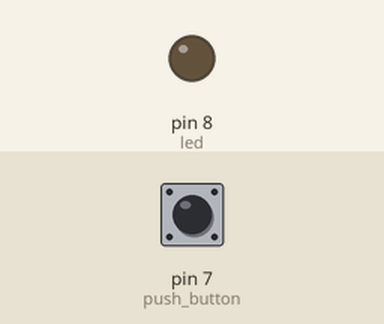
Recording of a sketch running on a simulated Arduino Uno, built with avr-gcc and run on an emulated ATmega328P. On the bench: output pins drawn as LEDs (lit = HIGH). Inputs (shaded band) come from the test bench; at power-on: pin 7 (push_button) LOW.

Above: at 1.8 s.
1.9 s: pin 7 (push_button) pulled HIGH for 0.15 s
At 1.97 s:
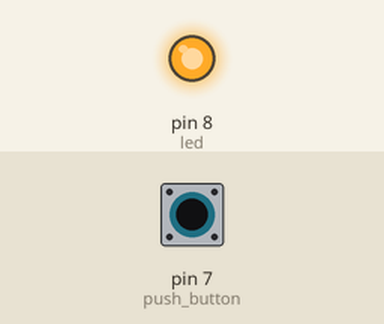
3.5 s: pin 7 (push_button) pulled HIGH for 3.2 s
At 7.0 s:
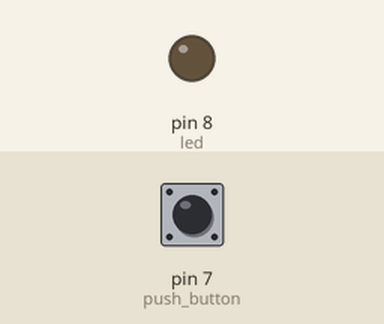
Timing chart, 0 to 8.5 s (numbered marks = the images above; inputs shaded):
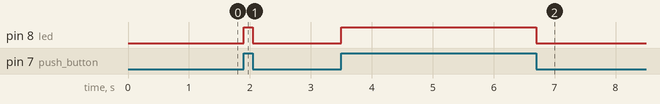

Measured:
- after the input at 1.9 s, pin 8 (led): LOW → HIGH at once, → LOW 0.15 s later
- after the input at 3.5 s, pin 8 (led): LOW → HIGH at once, → LOW 3.2 s later

The sketch:

Ledon_switch_on.ino
```cpp
#include <Arduino_FreeRTOS.h>


void switch_led(void *parm);
const uint8_t led = 8;
const uint8_t push_button = 7;
TaskHandle_t Taskhandle1;
void setup() {
 Serial.begin(9600);
 delay(1000);
 pinMode(led,OUTPUT);
 pinMode(push_button,INPUT);
 digitalWrite(led,LOW);
 xTaskCreate(switch_led,"switch_led",100,NULL,1,&Taskhandle1);
 vTaskStartScheduler();

}

void loop() {
  // put your main code here, to run repeatedly:

}


void switch_led(void *parm)
{

 while(1)
  {

    if(digitalRead(push_button)==1)
     {
      digitalWrite(led,HIGH);

      while(digitalRead(push_button)==1);
     }
     else
     {
     digitalWrite(led,LOW);
      while(digitalRead(push_button)==0);


     }

  }

}
```

LED_SWITCH_RTOS.c
```cpp
#include <Arduino_FreeRTOS.h>

const int led =8;
const int push_button =7;

void red_led(void * parm);
void serial_print(void *param);
void push_but_read(void *param) ;
TaskHandle_t taskhandle1;
TaskHandle_t taskhandle2;
TaskHandle_t taskhandle3;
void setup() {
  Serial.begin(9600);
  xTaskCreate(red_led,"red_led",100,NULL,2,&taskhandle1);
  xTaskCreate(serial_print,"serial_print",100,NULL,1,&taskhandle2);
  xTaskCreate(push_but_read,"push_but_read",100,NULL,1,&taskhandle3);
  vTaskStartScheduler();
  pinMode(led,OUTPUT);
  pinMode(push_button,INPUT_PULLUP);
  digitalWrite(led,0);
  delay(5000);

}

void loop() {


}


void red_led(void * parm)
{

  while(2)
  {
     digitalWrite(led,1);
     vTaskDelay(1000/portTICK_PERIOD_MS);
     digitalWrite(led,0);
     vTaskDelay(1000/portTICK_PERIOD_MS);

  }
 }

void serial_print(void *param)
{
  while(2)
  {
  Serial.println("Hellow\n");
  vTaskDelay(3000/portTICK_PERIOD_MS);
  }
}


void push_but_read(void *param)
{
  while(2)
  {
  Serial.println(digitalRead(push_button));
   Serial.println("\n");
  vTaskDelay(2000/portTICK_PERIOD_MS);
  }
}
```
